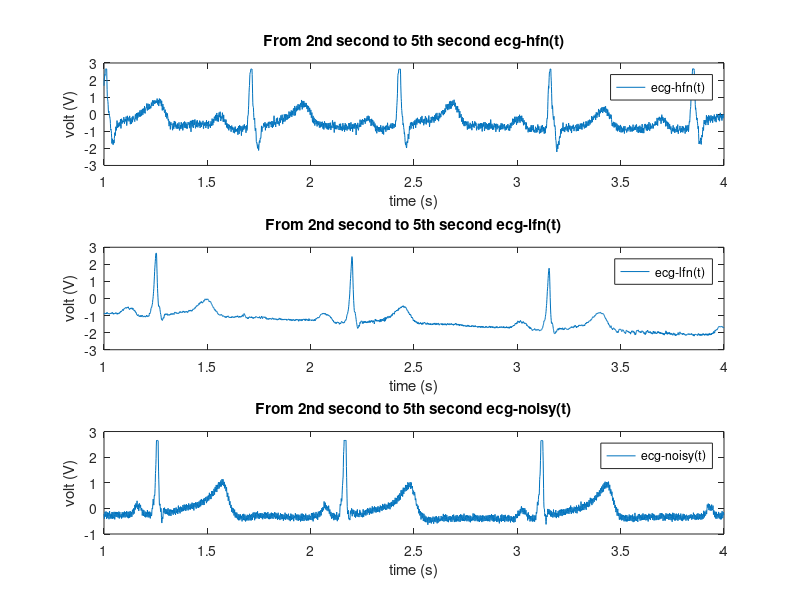
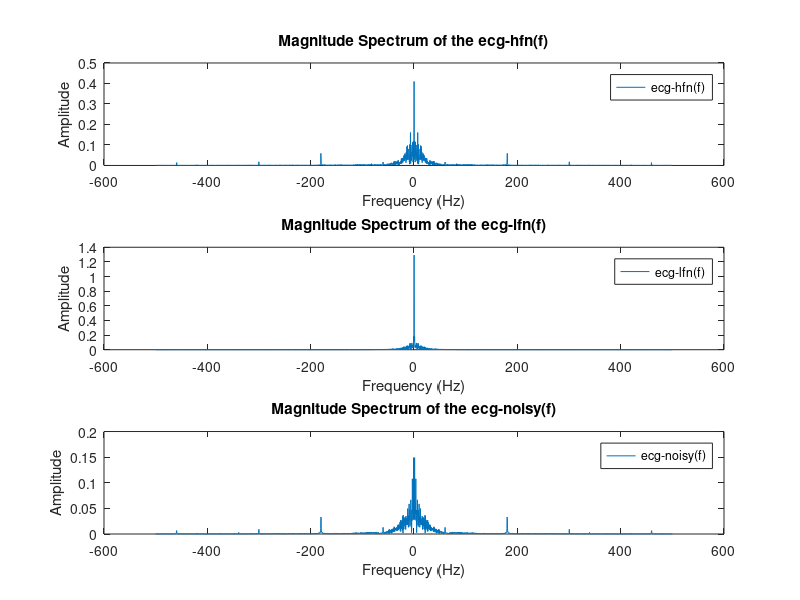
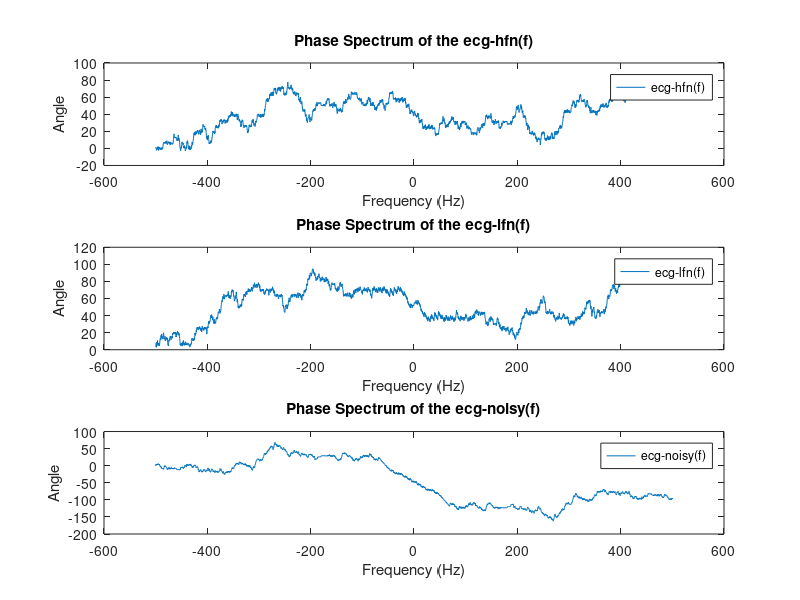
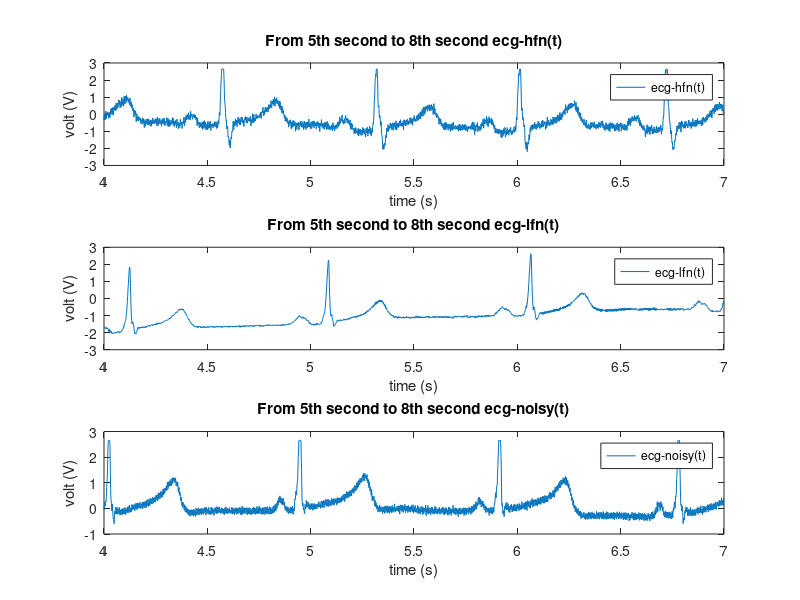

The MATLAB script that drew these images, in order: (Note: this script raises an error after producing the figures.)
clc;
clear all;
close all;
%% uploading images
load('ecg_1.mat');
load('ecg_2.mat');
load('ecg_3.mat');
%% Question 1
%% step a
Fs = 1000;
Ts = 1/Fs;
%% step b
Td_hfn = length(ecg_hfn)/Fs;
Td_lfn = length(ecg_lfn)/Fs;
Td_noisy = length(ecg_noisy)/Fs;

%% step c

start_time = 1;  % seconds
end_time = 4;    % seconds
indices_range = (start_time * Fs)  : (end_time * Fs) - 1;
new_hfn1 = ecg_hfn(indices_range);
new_lfn1 = ecg_lfn(indices_range);
new_noisy1 = ecg_noisy(indices_range);
time1 = indices_range/Fs;

figure (1)
subplot(311)
plot(time1,new_hfn1);
title('From 2nd second to 5th second ecg-hfn(t)');
ylabel('volt (V)');
xlabel('time (s)');
legend('ecg-hfn(t)');

subplot(312)
plot(time1,new_lfn1);
title('From 2nd second to 5th second ecg-lfn(t)');
ylabel('volt (V)');
xlabel('time (s)');
legend('ecg-lfn(t)');

subplot(313)
plot(time1,new_noisy1);
title('From 2nd second to 5th second ecg-noisy(t)');
ylabel('volt (V)');
xlabel('time (s)');
legend('ecg-noisy(t)');
%% step d
% Typically, an Electrocardiogram (ECG) signal falls within the frequency band of 0.05 to 100 Hz. 
% This frequency range covers the relevant physiological information present in the electrical 
% activity of the heart.Here's a breakdown of the frequency bands in an ECG signal:
% Baseline Wander (0.05-0.5 Hz): This low-frequency component is associated with slow changes 
% in the ECG signal, such as variations in the baseline caused by respiration and body movement.
% Normal ECG Frequencies (0.5-50 Hz): The main frequency range of interest for ECG analysis is 
% from 0.5 to 50 Hz. This encompasses the P-waves, QRS complexes, and T-waves, representing the 
% electrical activity of the atria and ventricles of the heart.
% Powerline Interference (50 or 60 Hz): In environments with electrical interference, you might 
% observe powerline noise at 50 or 60 Hz, depending on the region.
%% step e
N = length(time1);
N_hfn1 = length(new_hfn1);
N_lfn1 = length(new_lfn1);
N_noisy1 = length(new_noisy1);
fvec_hfn1 = linspace(-Fs/2, Fs/2, N);
fvec_lfn1 = linspace(-Fs/2, Fs/2, N);
fvec_noisy1 = linspace(-Fs/2, Fs/2, N);
hfn_f1 = abs(fftshift(fft(new_hfn1,N_hfn1)))/N_hfn1;
lfn_f1 = abs(fftshift(fft(new_lfn1,N_lfn1)))/N_lfn1;
noisy_f1 = abs(fftshift(fft(new_noisy1,N_noisy1)))/N_noisy1;

figure(2)
subplot(311);
plot(fvec_hfn1,hfn_f1);
title('Magnitude Spectrum of the ecg-hfn(f)');
ylabel('Amplitude');
xlabel('Frequency (Hz)');
legend('ecg-hfn(f)');

subplot(312);
plot(fvec_lfn1,lfn_f1);
title('Magnitude Spectrum of the ecg-lfn(f)');
ylabel('Amplitude');
xlabel('Frequency (Hz)');
legend('ecg-lfn(f)');

subplot(313);
plot(fvec_noisy1,noisy_f1);
title('Magnitude Spectrum of the ecg-noisy(f)');
ylabel('Amplitude');
xlabel('Frequency (Hz)');
legend('ecg-noisy(f)');

phase_hfn1 = unwrap(angle(fftshift(fft(new_hfn1,N))));
phase_lfn1 = unwrap(angle(fftshift(fft(new_lfn1,N))));
phase_noisy1 = unwrap(angle(fftshift(fft(new_noisy1,N))));

figure(3)
subplot(311);
plot(fvec_hfn1,phase_hfn1);
title('Phase Spectrum of the ecg-hfn(f)');
ylabel('Angle');
xlabel('Frequency (Hz)');
legend('ecg-hfn(f)');

subplot(312);
plot(fvec_lfn1,phase_lfn1);
title('Phase Spectrum of the ecg-lfn(f)');
ylabel('Angle');
xlabel('Frequency (Hz)');
legend('ecg-lfn(f)');

subplot(313);
plot(fvec_noisy1,phase_noisy1);
title('Phase Spectrum of the ecg-noisy(f)');
ylabel('Angle');
xlabel('Frequency (Hz)');
legend('ecg-noisy(f)');
%% step f
start_time = 4;  % seconds
end_time = 7;    % seconds
indices_range2 = (start_time * Fs)  : (end_time * Fs) - 1;
new_hfn2 = ecg_hfn(indices_range2);
new_lfn2 = ecg_lfn(indices_range2);
new_noisy2 = ecg_noisy(indices_range2);
time2 = indices_range2/Fs;

figure (4)
subplot(311)
plot(time2,new_hfn2);
title('From 5th second to 8th second ecg-hfn(t)');
ylabel('volt (V)');
xlabel('time (s)');
legend('ecg-hfn(t)');

subplot(312)
plot(time2,new_lfn2);
title('From 5th second to 8th second ecg-lfn(t)');
ylabel('volt (V)');
xlabel('time (s)');
legend('ecg-lfn(t)');

subplot(313)
plot(time2,new_noisy2);
title('From 5th second to 8th second ecg-noisy(t)');
ylabel('volt (V)');
xlabel('time (s)');
legend('ecg-noisy(t)');

N_hfn2 = length(new_hfn2);
N_lfn2 = length(new_lfn2);
N_noisy2 = length(new_noisy2);
fvec_hfn2 = linspace(-Fs/2, Fs/2, N_hfn2);
fvec_lfn2 = linspace(-Fs/2, Fs/2, N_lfn2);
fvec_noisy2 = linspace(-Fs/2, Fs/2, N_noisy2);
hfn_f2 = abs(fftshift(fft(new_hfn2,N_hfn2)))/N_hfn2;
lfn_f2 = abs(fftshift(fft(new_lfn2,N_lfn2)))/N_lfn2;
noisy_f2 = abs(fftshift(fft(new_noisy2,N_noisy2)))/N_noisy2;

figure(5)
subplot(311);
plot(fvec_hfn2,hfn_f2);
title('Magnitude Spectrum of the ecg-hfn(f)');
ylabel('Amplitude');
xlabel('Frequency (Hz)');
legend('ecg-hfn(f)');

subplot(312);
plot(fvec_lfn2,lfn_f2);
title('Magnitude Spectrum of the ecg-lfn(f)');
ylabel('Amplitude');
xlabel('Frequency (Hz)');
legend('ecg-lfn(f)');

subplot(313);
plot(fvec_noisy2,noisy_f2);
title('Magnitude Spectrum of the ecg-noisy(f)');
ylabel('Amplitude');
xlabel('Frequency (Hz)');
legend('ecg-noisy(f)');

phase_hfn2 = unwrap(angle(fftshift(fft(new_hfn2,N_hfn2))));
phase_lfn2 = unwrap(angle(fftshift(fft(new_lfn2,N_lfn2))));
phase_noisy2 = unwrap(angle(fftshift(fft(new_noisy2,N_noisy2))));

figure(6)
subplot(311);
plot(fvec_hfn2,phase_hfn2);
title('Phase Spectrum of the ecg-hfn(f)');
ylabel('Angle');
xlabel('Frequency (Hz)');
legend('ecg-hfn(f)');

subplot(312);
plot(fvec_lfn2,phase_lfn2);
title('Phase Spectrum of the ecg-lfn(f)');
ylabel('Angle');
xlabel('Frequency (Hz)');
legend('ecg-lfn(f)');

subplot(313);
plot(fvec_noisy2,phase_noisy2);
title('Phase Spectrum of the ecg-noisy(f)');
ylabel('Angle');
xlabel('Frequency (Hz)');
legend('ecg-noisy(f)');
%% step g
%% Question 2
%%
% ecg_hfn will be used

% Sampling frequency
Fs = 1000;
Ts = 1/Fs;

% Design FIR filter
cutoff_freq = 50; % Adjust as needed
filter_order = 100; % Adjust as needed

% Design filter using window functions (e.g., Hamming and Blackman)
hamming_window = hamming(filter_order + 1);
blackman_window = blackman(filter_order + 1);

% Design FIR filters
fir_filter_hamming = fir1(filter_order, cutoff_freq/(Fs/2), 'low', hamming_window);
fir_filter_blackman = fir1(filter_order, cutoff_freq/(Fs/2), 'low', blackman_window);

% Apply filters to the ECG signal
filtered_signal_hamming = filter(fir_filter_hamming, 1, ecg_hfn);
filtered_signal_blackman = filter(fir_filter_blackman, 1, ecg_hfn);

% Plot original and filtered signals
figure(7)
subplot(2,1,1);
plot((0:length(ecg_hfn)-1)/Fs, ecg_hfn, 'b', 'LineWidth', 1.5);
hold on;
plot((0:length(filtered_signal_hamming)-1)/Fs, filtered_signal_hamming, 'r', 'LineWidth', 1.5);
title('Original vs. Filtered Signal');
xlabel('Time (s)');
ylabel('Amplitude');
legend('Original', 'Filtered (Hamming)');

subplot(2,1,2);
plot((0:length(ecg_hfn)-1)/Fs, ecg_hfn, 'b', 'LineWidth', 1.5);
hold on;
plot((0:length(filtered_signal_blackman)-1)/Fs, filtered_signal_blackman, 'g', 'LineWidth', 1.5);
xlabel('Time (s)');
ylabel('Amplitude');
legend('Original', 'Filtered (Blackman)');

% Plot frequency spectra
figure(8)
subplot(2,1,1);
plot_freq_spectrum(ecg_hfn, Fs, 'Original Signal');
subplot(2,1,2);
plot_freq_spectrum(filtered_signal_hamming, Fs, 'Filtered Signal (Hamming)');

% Function to plot frequency spectrum
function plot_freq_spectrum(signal, Fs, title_text)
    N = length(signal);
    fvec = linspace(-Fs/2, Fs/2, N);
    spectrum = abs(fftshift(fft(signal, N)))/N;
    plot(fvec, spectrum);
    title(title_text);
    xlabel('Frequency (Hz)');
    ylabel('Amplitude');
end





